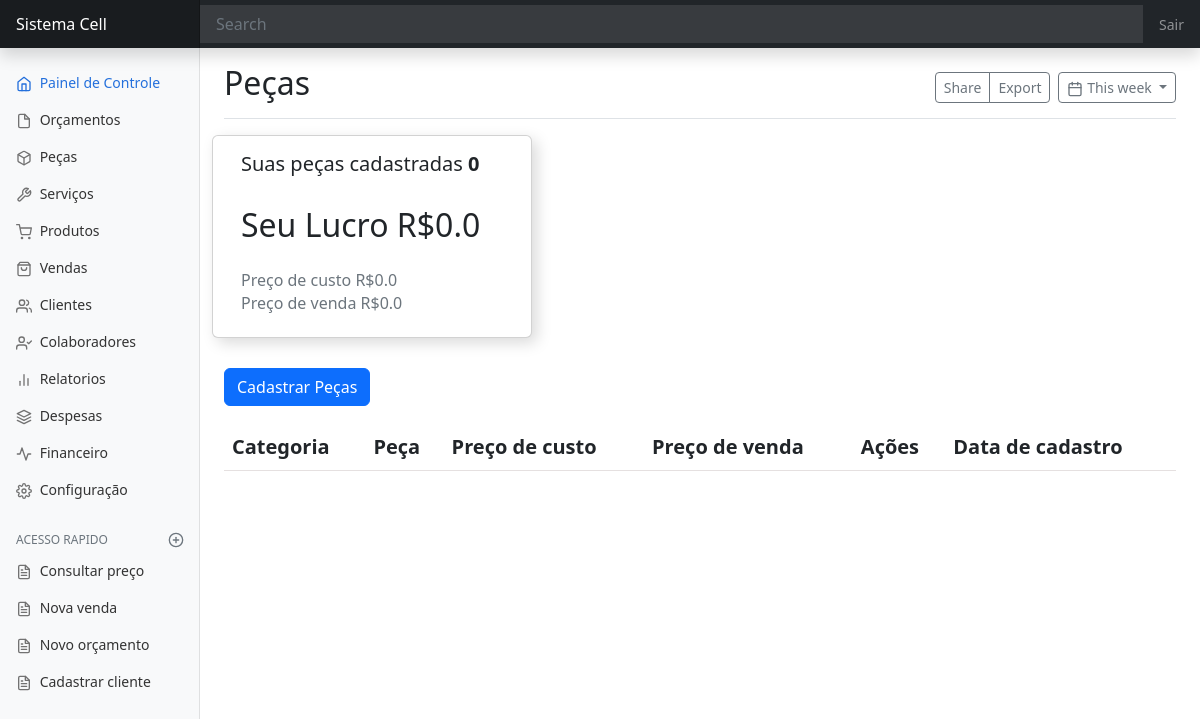
Page /pecas/ on the earlier database version.
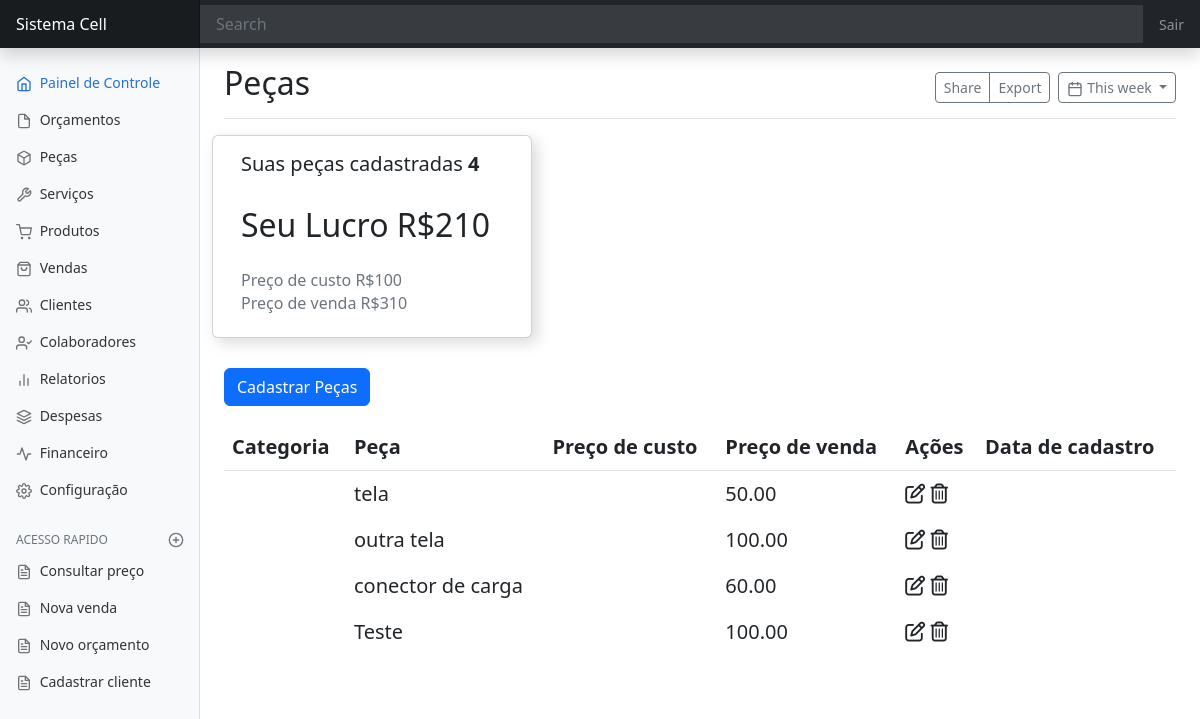
Same page on the later database version.
### peca/models.py (models this page shows, shortened)
class Pecas(models.Model):
    TELAS = 'FN'
    CONECTORES = 'CB'
    BOTOES = 'CL'
    CARCACAS = 'IP'
    BATERIAS = 'CR'
    PLACAS = 'FT'
    SUBPLACAS = 'DV'
    CAMERAS = 'CM'
    FLEX = 'FL'
    AUTOFALANTES = 'AT'
    LENTES = 'LT'
    TAMPAS = 'TP'
    OUTROS = 'OT'
    CATEGORIAS_PECA = [
        (TELAS, 'Telas'),
        (CONECTORES, 'Conectores'),
        (BOTOES, 'Botoes'),
        (CARCACAS, 'Carcaças'),
        (BATERIAS, 'Baterias'),
        (PLACAS, 'Placas'),
        (SUBPLACAS, 'Sub-placas'),
        (CAMERAS, 'Cameras'),
        (FLEX, 'Flex'),
        (AUTOFALANTES, 'Auto-falantes'),
        (LENTES, 'Lentes'),
        (TAMPAS, 'Tampas'),
        (OUTROS, 'Outros')
    ]
    nome_peca = models.CharField(max_length=99)
    preco_peca = models.DecimalField(max_digits=9, decimal_places=2)
    categoria_peca = models.CharField(max_length=2, choices=CATEGORIAS_PECA, null=True, blank=True)
    quantidade = models.IntegerField()
    codigo_de_barras = models.IntegerField(null=True, blank=True)
    preco_de_custo = models.DecimalField(max_digits=9, decimal_places=2)
    fornecedor = models.CharField(max_length=99, null=True, blank=True)

### peca/views.py (the view)
# urls.py: path('pecas/', Peca.as_view(), name='pecas'),
class Peca(ListView):
    model = Pecas
    template_name = 'peca/pagina-inicial-pecas.html'

### peca/templatetags/relatorio_pecas.py (called while the page is built)
@register.simple_tag
def preco_venda():
    i = 0
    total = Pecas.objects.all().aggregate(total=Sum('preco_peca'))
    for i in total.values():
        if i == None:
            return(0.00)
    return i

@register.simple_tag
def preco_custo():
    i = 0
    tot_custo = Pecas.objects.all().aggregate(tot_custo=Sum('preco_de_custo'))
    for i in tot_custo.values():
        if i == None:
            return(0.00)
    return i

@register.simple_tag
def total_peca():
    tot = Pecas.objects.all().count()
    if tot == None:
        return 0
    else:
        return tot

@register.simple_tag
def calculo():
    calc = preco_venda() - preco_custo()
    return calc

### peca/templates/peca/pagina-inicial-pecas.html (shortened to what this page needs)
{% extends 'dashboard/pagina-inicial.html' %}
{% load relatorio_pecas %}
{% block titulo %} Peças {% endblock titulo %}
{% block conteudo %}
<div class="row" id="relatorio-peca">
    <div class="card">
        <div class="card-body">
          <h5 class="card-title">Suas peças cadastradas <b>{% total_peca %}</b></h5>
          <h2 class="card-text">Seu Lucro R${% calculo %}</h2>
          <h6 class="card-subtitle mb-2 text-muted">Preço de custo R${% preco_custo %}</h6>
          <h6 class="card-subtitle mb-2 text-muted">Preço de venda R${% preco_venda %}</h6>
        </div>
      </div>
</div>
<div style="margin-top: 30px;">
    <a href="" class="btn btn-primary" data-toggle="modal" data-target="#staticBackdrop"
        hx-get="{% url 'cadastrar-peca' %}" hx-target="#recebe-conteudo-peca" hx-swap="innerHTML">Cadastrar Peças</a>
</div>
<div style="padding-top:18px">
    <table class="table table-borderless table-hover">
        <thead style="border-bottom: 0.15px solid rgb(229, 224, 224) ">
            <tr>
                <th>Categoria</th>
                <th>Peça</th>
                <th>Preço de custo</th>
                <th>Preço de venda</th>
                <th>Ações</th>
                <th>Data de cadastro</th>
            </tr>
        </thead>
        <tbody id="peca-Tbody">
            {% include 'peca/tabela/tabela-peca.html' %}
        </tbody>
    </table>
</div>
{% endblock conteudo%}

### peca/templates/peca/tabela/linhas-tabela-peca.html
<tr id="trPeca{{ object.pk }}">
    <td></td>
    <td> {{ object.nome_peca }} </td>
    <td></td>
    <td> {{ object.preco_peca }} </td>
    <td><span
            data-toggle="modal"
            data-target="#staticBackdrop"
            hx-get="{% url 'editar-peca' object.pk %}"
            hx-target="#recebe-conteudo-peca">
        <i class="fa-regular fa-pen-to-square"></i>
    </span>
        <span
            hx-get="{% url 'apagar-peca' object.pk %}"
            hx-confirm="Deseja mesmo Apagar {{ object.nome_peca }} ?"
            hx-target="closest tr"
            hx-swap="outerHTML swap:300ms">
                <i class="fa-regular fa-trash-can"></i>
        </span>
        <td></td>
    </td>
</tr>

Differences in the rows shown:
added Pecas: nome_peca "tela", preco_peca "50.00"
added Pecas: nome_peca "outra tela", preco_peca "100.00"
added Pecas: nome_peca "conector de carga", preco_peca "60.00"
added Pecas: nome_peca "Teste", preco_peca "100.00"
Other differences:
text no longer shown: "0 0.0 0.0 0.0"
text now shown: "4 210 100 310"
